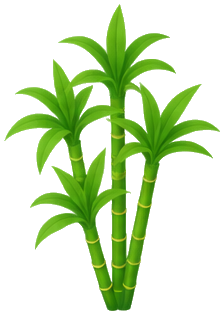
#> input picture plantgram2/app-kit/assets/plants/bamboo.png, 224 x 315 px, given in place of grade_art.png, which was not available
$ python grade_test.py
#> lines starting #> are read from the running program, lines starting #| are printed output that depends on the picture; after the words box and inside, x2 and y2 are one past the last pixel; in counts of white or black regions, pixels touching at a corner belong together; pictures that were not available may be replaced by others from this repository, and a replacement may not be noted
### plantgram2/sprite-kit-2026-08-29/tools/grade_kit.py
"""등급 시트에서 조각과 기준점을 꺼냅니다.

새 시트는 이전 시트와 축척이 저절로 맞지 않습니다(RULES 7). 두 시트에 함께
그린 긴 화단으로 비율을 구해, 새 시트 **전체**에 같은 값을 곱합니다 -
조각 하나만 늘리는 것이 아닙니다.
"""
import sys
import numpy as np
from PIL import Image
from scipy import ndimage

sys.path.insert(0, "tools")
from verify_spec import stem_of, foot_of      # noqa: E402
from compose_test import soils, cut           # noqa: E402

BED_ON_OLD_SHEET = 301          # 이전 시트에서 잰 긴 화단 폭

POTS = ["pot_sprout", "pot_small", "pot_medium", "pot_large", "pot_xlarge",
        "bed_long"]
PLANTS = ["sprout", "small", "medium", "large", "xlarge"]


def keyed(path):
    """체커보드를 지우고 알파를 만듭니다.

    투명으로 달라고 했지만 체커보드가 **그려져** 왔습니다. 체커보드는 무채색
    이고 아주 밝으므로, 채도와 어두움으로 알파를 뽑습니다.

    0/1 로 자르면 잎 가장자리가 톱니처럼 남습니다. 부드럽게 이어지도록
    두 값 사이를 비례로 채웁니다.
    """
#> called with path = 'sheets/grade_art.png'
    im = Image.open(path).convert("RGB")
    a = np.asarray(im).astype(float) / 255
    mx, mn = a.max(2), a.min(2)
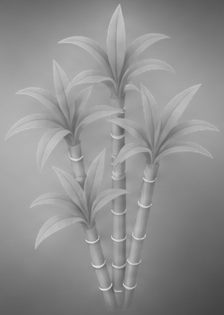
#> mx: shape (315, 224) float64; min 0.259, max 0.922, mean 0.562
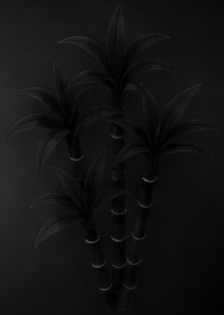
#> mn: shape (315, 224) float64; min 0, max 0.357, mean 0.0721
    sat = np.where(mx > 0, (mx - mn) / np.maximum(mx, 1e-6), 0)
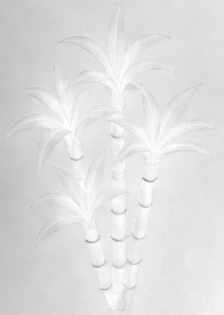
#> sat: shape (315, 224) float64; min 0.575, max 1, mean 0.874

    corner = np.median(np.stack([a[:8, :8], a[:8, -8:],
                                 a[-8:, :8], a[-8:, -8:]]).reshape(-1, 3), 0)
#> corner = [0.192, 0.365, 0.0569]
    if corner[0] > .8 and corner[2] > .8 and corner[1] < .3:
        # 마젠타 단색 배경. 색이 얼마나 다른지로 바로 알파가 나옵니다 -
        # 체커보드처럼 두 밝기가 번갈아 튀지 않으므로 훨씬 깨끗합니다.
        d = np.linalg.norm(a - corner, axis=2)
        soft = np.clip(d / .38, 0, 1)
    else:
        soft = np.clip(np.maximum(sat / .09, (.96 - mx) / .10), 0, 1)
#> soft: shape (315, 224) float64; every value is 1
    # 체커보드가 두 가지 밝기로 번갈아 있어 가장자리에서 알파가 한 칸씩
    # 튑니다. 작은 중앙값 필터로 그 무늬만 지웁니다.
    soft = ndimage.median_filter(soft, 3)

    # 두 가지 마스크가 필요합니다. 섞으면 안 됩니다.
    #
    #  · 묶는 마스크 - 조각 하나하나의 바깥 상자를 찾는 데 씁니다. 잎 사이가
    #    끊겨 있으면 한 식물이 여러 덩어리로 쪼개지므로 넉넉히 메웁니다.
    #  · 알파 - 실제로 보이는 부분입니다. 여기서 메우면 야자 잎 사이의 틈이
    #    흰 종이처럼 막힙니다. 틈은 배경이지 물체가 아닙니다.
    raw = soft > .5
#> raw: shape (315, 224) bool; every value is 1
    group = ndimage.binary_fill_holes(
        ndimage.binary_closing(raw, np.ones((13, 13))))
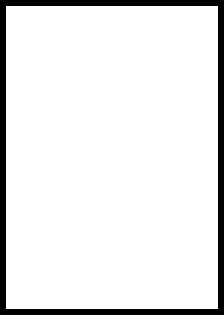
#> group: shape (315, 224) bool; 91% white; 1 black region, box (x1, y1, x2, y2) and area: (0, 0, 224, 315) 6324
    lab, k = ndimage.label(group)
#> k = 1
    sz = ndimage.sum(group, lab, range(1, k + 1))
#> sz = [64236]
    keep = np.isin(lab, [i + 1 for i in range(k) if sz[i] >= 400])

    # 0/1 로 자르면 잎 가장자리 픽셀이 불투명한 채로 남아 흰 테가 집니다.
    # 살짝 번지게 해서 가장자리에 중간값을 주고, 경계를 안쪽으로 당깁니다.
    alpha = ndimage.gaussian_filter(raw.astype(float), .9)
    alpha = np.clip((alpha - .38) / .44, 0, 1)
    alpha = np.where(keep, alpha, 0)       # 묶인 조각 밖의 얼룩은 버립니다

    alpha = np.clip(alpha, 0, 1)

    # 가장자리 픽셀에는 체커보드 색이 섞여 있습니다. 관측색 C = a·F + (1-a)·B
    # 이므로, 배경 B 를 알면 원래 색 F 를 되돌릴 수 있습니다.
    bg = a[alpha < .05]
    B = np.median(bg, 0) if len(bg) else np.array([1., 1., 1.])
#> B = [0.247, 0.451, 0.0706]
    aa = np.maximum(alpha, .06)[..., None]
    F = np.clip((a - (1 - aa) * B) / aa, 0, 1)
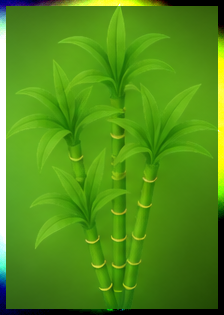
#> F: shape (315, 224, 3) float64; mean R, G, B 0.319, 0.564, 0.0928
    rgb = np.where(alpha[..., None] > .995, a, F)

    out = Image.fromarray((rgb * 255).astype("uint8"), "RGB").convert("RGBA")
    out.putalpha(Image.fromarray((alpha * 255).astype("uint8")))
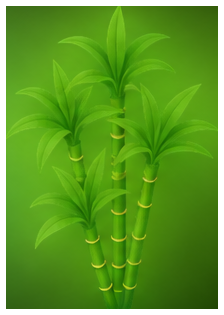
#> out: PIL image 224x315 RGBA; mean R, G, B, A 81.5, 143.9, 23.7, 232.1; transparent parts drawn white
    return out, keep, lab


def load(path="sheets/grade_art.png"):
    im, mask, lab = keyed(path)
    parts = []
    for c in np.unique(lab[mask]):
        ys, xs = np.nonzero((lab == c) & mask)
        if len(xs) < 400:
            continue
        parts.append(((int(xs.min()), int(ys.min()), int(xs.max()), int(ys.max())),
                      (lab == c) & mask))
#> this loop made 1 pass
#> after the loop, parts = 1 item
    top = [p for p in parts if p[0][1] < 500]
#> top = 1 item
    bot = [p for p in parts if p[0][1] >= 500]
#> bot = []
    top.sort(key=lambda p: p[0][0])
    bot.sort(key=lambda p: p[0][0])

    piece = {}
    for name, (g, own) in zip(POTS, top):
        want = 2 if name == "bed_long" else 1
        fx, fy = foot_of(own, g)
        piece[name] = dict(art=cut(im, own, g), kind="화분",
                           foot=(fx - g[0], fy - g[1]),
                           anchor=[(x - g[0], y - g[1])
                                   for x, y in soils(im, own, g, want)])
#> this loop made 1 pass
#> (name, want) on pass 1: ('pot_sprout', 1)
#> pass 1, in cut, `art = im.crop((x0, y0, x1 + 1, y1 + 1)).copy()`:
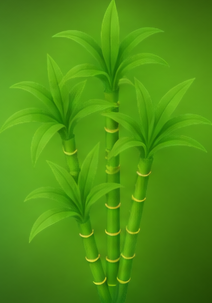
#> art: PIL image 212x303 RGBA; mean R, G, B, A 78.3, 145.5, 18.2, 255
#> after the loop, piece = 0 items
    for name, (g, own) in zip(PLANTS, bot):
        x, y = stem_of(own, g)
        piece[name] = dict(art=cut(im, own, g), kind="식물",
                           anchor=[(x - g[0], y - g[1])])

    unit = BED_ON_OLD_SHEET / piece["bed_long"]["art"].width
    return piece, unit


# [10 lines left out: function scaled, not called in this run]

### plantgram2/sprite-kit-2026-08-29/tools/verify_spec.py
"""돌아온 그림에서 조합에 쓸 점을 찾을 수 있는지 봅니다.

크기는 보지 않습니다. 한 장 안에서 그린 것끼리는 저절로 맞고, 무대에 얹을
때는 시트 전체를 한 배율로 줄이면 됩니다.

보는 것은 하나입니다 - **조합에 쓸 점을 그림에서 찾을 수 있는가.**

    화분 : 흙(심는 자리)과 바닥에 닿는 자리
    식물 : 줄기 밑동

십자와 얼마나 떨어졌는지는 참고로만 적습니다. 물체가 통째로 옮겨졌을 뿐이면
점도 함께 옮겨졌을 테니 문제가 아닙니다. 문제는 점을 못 찾는 경우입니다 -
잎이 밑동보다 아래로 내려가 있거나, 흙이 안 보이거나.

    python3 tools/verify_spec.py sheets/spec_04_art.png sheets/spec_04.json
"""
import colorsys
import json
import sys

import numpy as np
from PIL import Image, ImageDraw
from scipy import ndimage

KEY = (255, 0, 255)


# [25 lines left out: functions alpha_of, components, not called in this run]


def blobs(mask, least=3000):
    return [box for box, _ in components(mask, least)]


# [48 lines left out: functions stem_of, soil_of, not called in this run]


def foot_of(mask, box):
    """바닥에 닿는 자리. 실루엣에서 아래로 튀어나온 곳을 찾습니다."""
    x0, y0, x1, y1 = box
    sub = mask[y0:y1 + 1, x0:x1 + 1]
    h, w = sub.shape
    low = np.full(w, -1)
    for x in range(w):
        ys = np.nonzero(sub[:, x])[0]
        if len(ys):
            low[x] = ys.max()
    feet = []
    for x in range(w):
        if low[x] < 0:
            continue
        if low[x] == low[max(0, x - 12):x + 13].max():
            if not feet or x - feet[-1][0] > 18:
                feet.append((x, int(low[x])))
            elif low[x] > feet[-1][1]:
                feet[-1] = (x, int(low[x]))
    if len(feet) >= 2 and abs(feet[-1][0] - feet[0][0]) > w * .35:
        (ax, ay), (bx, by) = feet[0], feet[-1]
        return (x0 + (ax + bx) / 2, y0 + (ay + by) / 2)
    bottom = int(low.max())
    width, cx = 0, w / 2
    for y in range(int(h * .75), h):
        xs = np.nonzero(sub[y])[0]
        if len(xs) == 0:
            continue
        span = int(xs.max()) - int(xs.min()) + 1
        if span > width:
            width, cx = span, (int(xs.min()) + int(xs.max())) / 2
    return (x0 + cx, y0 + bottom - width / 4)


# [54 lines left out: function main, not called in this run]


# [2 lines that do not run on import are left out]

### plantgram2/sprite-kit-2026-08-29/tools/compose_test.py
"""찾은 점으로 실제 조합해서 확대해 봅니다. 이게 진짜 시험입니다.

숫자가 맞는 것과 눈에 맞아 보이는 것은 다릅니다. 화분의 흙 자리와 식물의
줄기 밑동을 겹쳐 놓고 4배로 확대해서, 줄기가 흙 한가운데에 박혔는지 봅니다.

    python3 tools/compose_test.py sheets/spec_04_art.png sheets/spec_04.json
"""
import colorsys
import json
import sys

import numpy as np
from PIL import Image, ImageDraw, ImageFont
from scipy import ndimage

sys.path.insert(0, "tools")
from verify_spec import alpha_of, components, stem_of, foot_of   # noqa: E402

FONT = "../app-kit/assets/fonts/{}.otf"


def font(size, bold=False):
    return ImageFont.truetype(
        FONT.format("Pretendard-SemiBold" if bold else "Pretendard-Regular"), size)


def soils(im, mask, box, want):
    """심는 자리들. 갈색 덩어리를 찾아 넓은 것부터 [want] 개 고릅니다.

    긴 화단은 흙이 두 곳으로 나뉘어 있으므로 덩어리도 둘입니다.
    """
    x0, y0, x1, y1 = box
    rgb = np.asarray(im.convert("RGB")).astype(float)[y0:y1 + 1, x0:x1 + 1] / 255
    sub = mask[y0:y1 + 1, x0:x1 + 1]
    h, w, _ = rgb.shape
    hsv = np.array([colorsys.rgb_to_hsv(*p) for p in rgb.reshape(-1, 3)])
    hue, sat, val = (hsv[:, i].reshape(h, w) for i in range(3))
    soil = sub & ((hue < .13) | (hue > .92)) & (sat > .18) & (val < .62)
    lab, k = ndimage.label(ndimage.binary_opening(soil, np.ones((3, 3))))
    parts = []
    for c in range(1, k + 1):
        ys, xs = np.nonzero(lab == c)
        if len(xs) < 300:
            continue
        parts.append((len(xs), x0 + xs.mean(), y0 + ys.mean()))
    parts.sort(reverse=True)
    if len(parts) < want:                      # 한 덩어리로 보이면 좌우로 가릅니다
        ys, xs = np.nonzero(soil)
#> (the run stopped early here; a loop or call above may not have finished)

$ run again, on plantgram2/app-kit/assets/plants/large.png
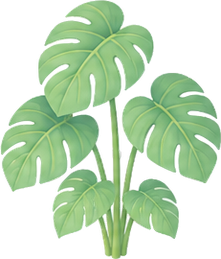
#> input picture plantgram2/app-kit/assets/plants/large.png, 221 x 259 px, given in place of grade_art.png, which was not available
#> corner = [0, 0, 0]
#> in keyed, `raw = soft > .5`:
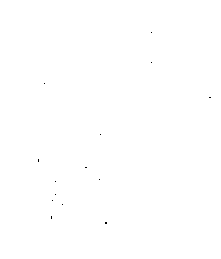
#> raw: shape (259, 221) bool; 100% white; black in thin lines or dots, all inside (x1, y1, x2, y2) = (38, 32, 211, 224)
#> group: shape (259, 221) bool; 90.2% white; 1 black region, box (x1, y1, x2, y2) and area: (0, 0, 221, 259) 5616
#> in keyed, `lab, k = ndimage.label(group)`: k = 1
#> sz = [51623]
#> B = [0, 0, 0]
#> the loop in load, `for c in np.unique(lab[mask]):` made 1 pass
#> after the loop in load, `for c in np.unique(lab[mask]):`: parts = 1 item
#> bot = []
#> the loop in load, `for name, (g, own) in zip(POTS, top):` made 1 pass
#> (name, want) on pass 1: ('pot_sprout', 1)
#> pass 1, in cut, `art = im.crop((x0, y0, x1 + 1, y1 + 1)).copy()`:
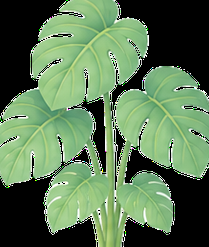
#> art: PIL image 209x247 RGBA; mean R, G, B, A 90.1, 118.3, 83.7, 255; transparent parts drawn white
#> after the loop in load, `for name, (g, own) in zip(POTS, top):`: piece = 1 item
